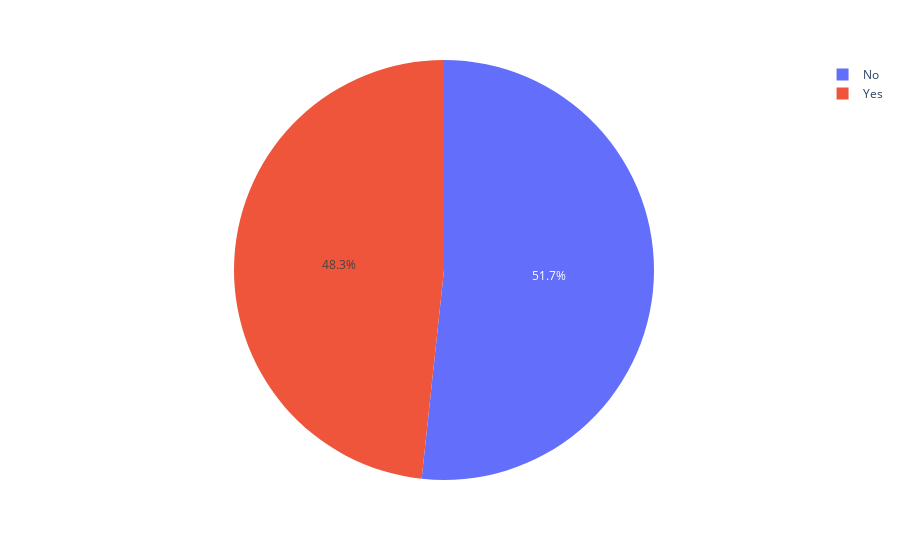

Notebook cell for this chart:
### Markdown cell above
*Analyse univariée du statut matrimonial*

### Code cell
married_df = df[['Service ID','Married']].groupby('Married').count().reset_index()
px.pie(values=married_df['Service ID'], labels=married_df['Married'],names=married_df['Married']).show()

### Figure 1 — Plotly figure (JSON) as saved in the notebook; plotly's stock layout.template omitted (floating-point values rounded to 4 significant figures)
{"data": [{"domain": {"x": [0, 1], "y": [0, 1]}, "hovertemplate": "label=%{label}<br>value=%{value}<extra></extra>", "labels": ["No", "Yes"], "legendgroup": "", "name": "", "showlegend": true, "type": "pie", "values": [3641, 3402]}], "layout": {"legend": {"tracegroupgap": 0}, "margin": {"t": 60}}}
